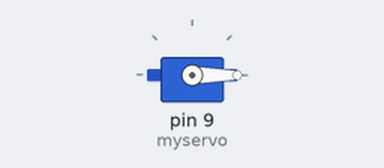
Simulated run of this sketch. Board: Arduino Uno, built with avr-gcc and run on an emulated ATmega328P. Parts: servo.

Above: at 0.05 s.
Timing chart, 0 to 3.0 s (numbered marks = the images above):
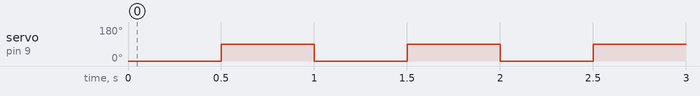

Measured:
- by itself, servo on pin 9 (myservo): alternates 90° for 0.50 s and 0° for 0.50 s

The sketch:

servo.ino
```cpp
#include <Servo.h>

Servo myservo;  // create servo object to control a servo

void setup() {
  myservo.attach(9);
}

void loop() {
  myservo.write(0);
  delay(500);
  myservo.write(90);
  delay(500);
}
```
